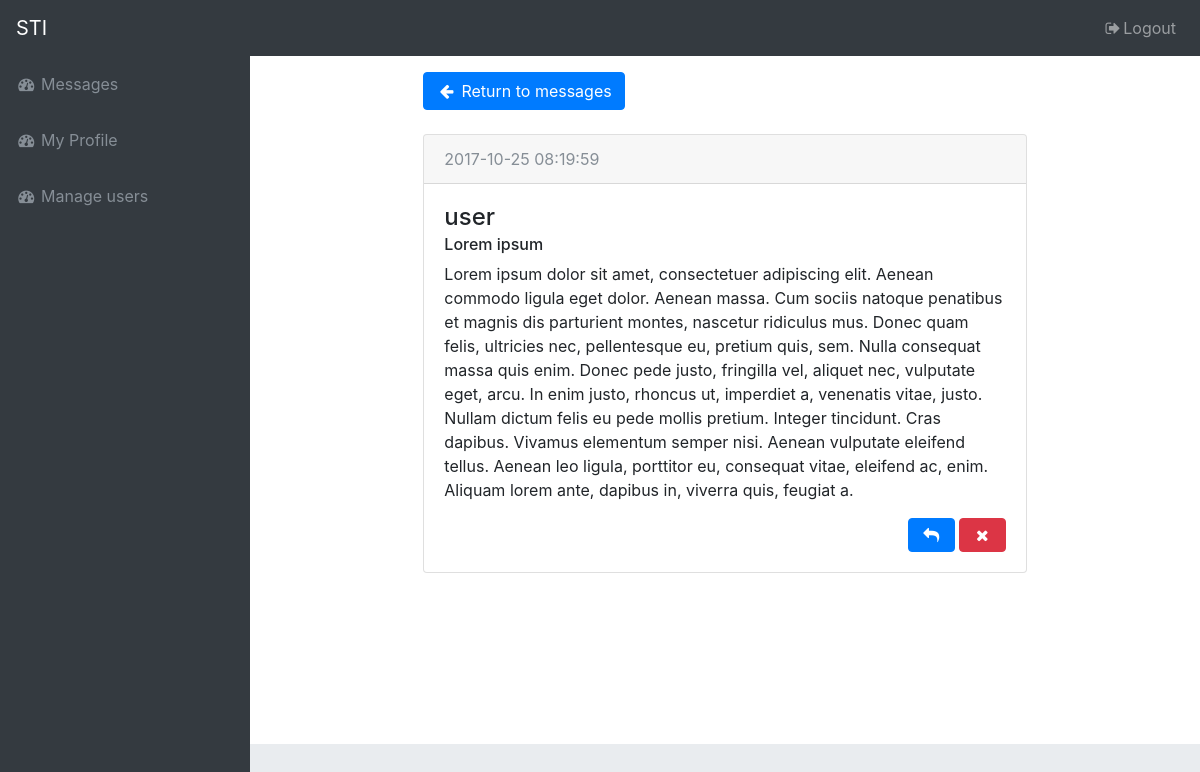
/views/message_detail.php?id=3 (signed in), run on the app's committed database.
### tables this page shows
CREATE TABLE messages (
                    id INTEGER PRIMARY KEY AUTOINCREMENT, 
                    title TEXT, 
                    message TEXT, 
                    time TEXT,
		    sender INTEGER,
		    receiver INTEGER,
 		    FOREIGN KEY(sender) REFERENCES users(id),
		    FOREIGN KEY(receiver) REFERENCES users(id) );

### html/models/messages.php (called while the page is built, shortened)
<?php
function get_message_detail($id){
    $file_db = connect();
    $result = $file_db->prepare('SELECT messages.id, title, time, message, send.login as sender, recv.login as receiver FROM messages JOIN users AS recv ON recv.id = messages.receiver JOIN users AS send ON send.id = messages.sender WHERE messages.id = ?');
    $result->execute(array($id));
    $data = $result->fetch();
    return $data;
}
?>

### html/views/message_detail.php (the view, shortened to what this page needs)
<?php
include_once('../models/messages.php');
$message = get_message_detail($_GET['id']);
?><!--
<html lang="en">
<head>
  <link href="../../vendor/bootstrap/css/bootstrap.min.css" rel="stylesheet">
  <link href="../../vendor/font-awesome/css/font-awesome.min.css" rel="stylesheet" type="text/css">
  <link href="../../css/sb-admin.css" rel="stylesheet">
</head>
<body class="fixed-nav sticky-footer bg-dark" id="page-top">
    <?php include("../includes/nav_bar.php"); ?>
  <div class="content-wrapper">
    <div class="container-fluid">
      <div class="row">
        <div class="col-12">
	<div class="row justify-content-center">
	    <div class="col-md-8">
              <form action="messages.php" >
	    	<button class="btn btn-primary float-left" type="submit"><i class="fa fa-fw fa-arrow-left"></i> Return to messages </button>
	      </form>
	    </div>
	  </div><br/>
	<div class="row justify-content-center">
	    <div class="col-md-8">
	      <div class="card">
  	        <div class="card-header text-muted">
                <?php echo $message['time'];?>
                </div>
                <div class="card-body">
    	          <h4 class="card-title"><?php echo $message['sender'];?></h4>
    	          <h6 class="card-subtitle mb-2 "><?php echo $message['title'];?></h6>
		  <p class="card-text"><?php echo $message['message'];?></p>
		  <span class="float-right">
	            <a href="write_message.php?reply_title=<?php echo $message['title'];?>&reply_to=<?php echo $message['sender'];?>" class="btn btn-primary">
		      <i class="fa fa-fw fa-reply" data-toggle="tooltip" data-original-title="Reply"></i>
		    </a>
		    <a href="../utils/delete_message.php?msg=<?php echo $message['id'];?>" class="btn btn-danger">
		      <i class="fa fa-fw fa-remove" data-toggle="tooltip" data-original-title="Delete"></i>
		    </a>
		  </span>
 	        </div>
	      </div><br/>
	    </div>
	  </div>
        </div>
      </div>
    </div>
  </div>
</body>
</html>

### html/css/sb-admin.css (style rules this page uses)
html { position: relative; min-height: 100%; }
body { overflow-x: hidden; }
body.sticky-footer { margin-bottom: 56px; }
body.sticky-footer .content-wrapper { min-height: calc(100vh - 56px - 56px); }
body.fixed-nav { padding-top: 56px; }
.content-wrapper { min-height: calc(100vh - 56px); padding-top: 1rem; }
.content-wrapper { overflow-x: hidden; background: white; }
@media (min-width: 992px) { .content-wrapper { margin-left: 250px; } }

### data on the page
messages: time "2017-10-25 08:19:59", title "Lorem ipsum", message "Lorem ipsum dolor sit amet, consectetuer adipiscing elit. Aenean commodo ligula eget dolor. Aenean massa. Cum sociis natoque penatibus et magnis dis parturient montes, nascetur ridiculus mus. Donec quam felis, ultricies nec, pellentesque eu, pretium quis, sem. Nulla consequat massa quis enim. Donec pede justo, fringilla vel, aliquet nec, vulputate eget, arcu. In enim justo, rhoncus ut, imperdiet a, venenatis vitae, justo. Nullam dictum felis eu pede mollis pretium. Integer tincidunt. Cras dapibus. Vivamus elementum semper nisi. Aenean vulputate eleifend tellus. Aenean leo ligula, porttitor eu, consequat vitae, eleifend ac, enim. Aliquam lorem ante, dapibus in, viverra quis, feugiat a."

### other printed values
$message['sender'] "user"
